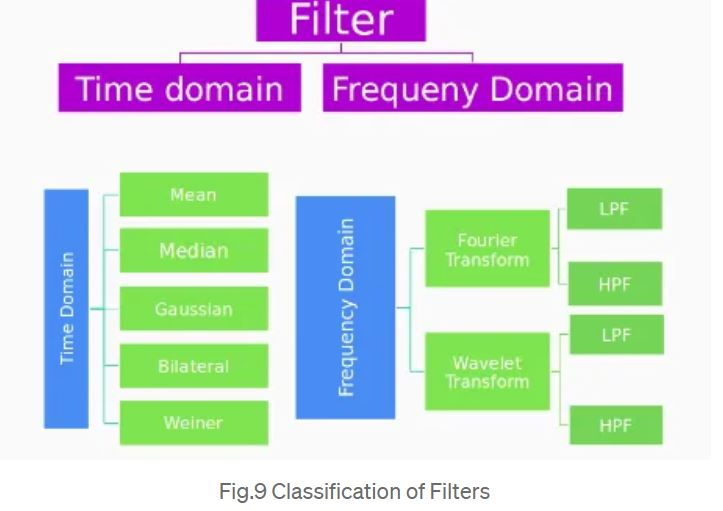
#> input picture filters.JPG, 723 x 511 px, given in place of the camera
$ python 00_video_histogram.py
#> lines starting #> are read from the running program, lines starting #| are printed output that depends on the picture
import cv2
import numpy as np
from timeit import default_timer as timer
from cap_from_youtube import cap_from_youtube


def calculateHistogram(bgr_plnes):

    b_hist = cv2.calcHist(bgr_planes, [0], None, [256], (0,256), accumulate=False)
    g_hist = cv2.calcHist(bgr_planes, [1], None, [256], (0,256), accumulate=False)
    r_hist = cv2.calcHist(bgr_planes, [2], None, [256], (0,256), accumulate=False)

    cv2.normalize(b_hist, b_hist, alpha=0, beta=360, norm_type=cv2.NORM_MINMAX)
    cv2.normalize(g_hist, g_hist, alpha=0, beta=360, norm_type=cv2.NORM_MINMAX)
    cv2.normalize(r_hist, r_hist, alpha=0, beta=360, norm_type=cv2.NORM_MINMAX)

    # test for git bash setup
    return [b_hist, g_hist, r_hist]

def drawHistogram(bgr_hist):

    histSize = 256
    hist_w = 640
    hist_h = 360
    bin_w = int(round( hist_w/histSize ))

    histImage_blue  = np.zeros((hist_h, hist_w, 3), dtype=np.uint8)
    histImage_green = np.zeros((hist_h, hist_w, 3), dtype=np.uint8)
    histImage_red   = np.zeros((hist_h, hist_w, 3), dtype=np.uint8)

    b_hist = bgr_hist[0]
    g_hist = bgr_hist[1]
    r_hist = bgr_hist[2]


    for i in range(1, histSize):
        cv2.line(histImage_blue, ( bin_w*(i-1), hist_h - int(b_hist[i-1]) ),
                 ( bin_w*(i), hist_h - int(b_hist[i]) ), ( 255, 0, 0), thickness=2)

        cv2.line(histImage_green, ( bin_w*(i-1), hist_h - int(g_hist[i-1]) ),
                 ( bin_w*(i), hist_h - int(g_hist[i]) ), ( 0, 255, 0), thickness=2)

        cv2.line(histImage_red, ( bin_w*(i-1), hist_h - int(r_hist[i-1]) ),
                 ( bin_w*(i), hist_h - int(r_hist[i]) ), ( 0, 0, 255), thickness=2)

    return [histImage_blue, histImage_green, histImage_red]

def drawFinal(bgr_planes, outImgHist):

    blueOrigFrame  = cv2.cvtColor(bgr_planes[0], cv2.COLOR_GRAY2BGR)
    greenOrigFrame = cv2.cvtColor(bgr_planes[1], cv2.COLOR_GRAY2BGR)
    redOrigFrame   = cv2.cvtColor(bgr_planes[2], cv2.COLOR_GRAY2BGR)

    blueOut  = cv2.addWeighted(blueOrigFrame, 0.8, outImgHist[0], 0.8, 0)
    greenOut = cv2.addWeighted(greenOrigFrame, 0.8, outImgHist[1], 0.8, 0)
    redOut   = cv2.addWeighted(redOrigFrame, 0.8, outImgHist[2], 0.8, 0)

    frameOrig = cv2.merge(bgr_planes)

    horconcat_1 = cv2.hconcat([frameOrig, blueOut])
    horconcat_2 = cv2.hconcat([greenOut, redOut])
    finalImage = cv2.vconcat([horconcat_1, horconcat_2])

    cv2.line(finalImage, (640,0), (640,719), (0,255,255), 2)
    cv2.line(finalImage, (0,360), (1279,360), (0,255,255), 2)

    return finalImage


youtube_url = 'https://www.youtube.com/watch?v=LT-oNf3A7IU'
#cap = cap_from_youtube(youtube_url)
cap = cv2.VideoCapture(0)

while True:

    start = timer()

    ret, frame = cap.read()
#> frame is the input picture: shape (511, 723, 3); mean B, G, R 215.3, 215.9, 206
    frame = cv2.resize(frame, (640, 360))
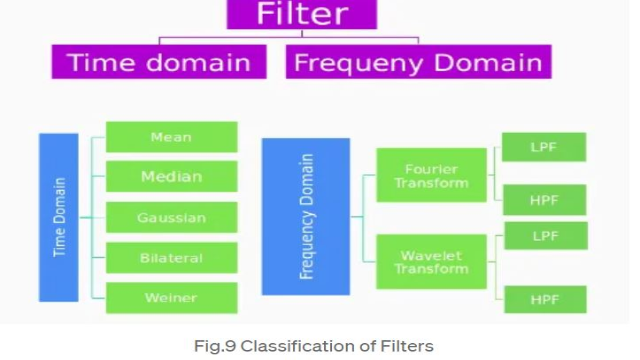
#> frame: shape (360, 640, 3); mean B, G, R 215.2, 215.8, 205.9
    #frame = cv2.cvtColor(frame, cv2.COLOR_BGR2HSV_FULL)

    if not ret:
        print("Error in reading video")
        continue

    bgr_planes = list(cv2.split(frame))
#> bgr_planes = 3 items

    bgr_hist = calculateHistogram(bgr_planes)
#> in calculateHistogram, `b_hist = cv2.calcHist(bgr_planes, [0], None, [256], (0,256), accumulat..`: b_hist = 256 values, max 66121 at index 250, min 0 at index 0, mean 900
#> in calculateHistogram, `g_hist = cv2.calcHist(bgr_planes, [1], None, [256], (0,256), accumulat..`: g_hist = 256 values, max 73135 at index 250, min 11 at index 99, mean 900
#> in calculateHistogram, `r_hist = cv2.calcHist(bgr_planes, [2], None, [256], (0,256), accumulat..`: r_hist = 256 values, max 70124 at index 250, min 0 at index 0, mean 900
#> bgr_hist = 3 items
    outImgHist = drawHistogram(bgr_hist)
#> in drawHistogram, `b_hist = bgr_hist[0]`: b_hist = 256 values, max 360 at index 250, min 0 at index 0, mean 4.9
#> in drawHistogram, `g_hist = bgr_hist[1]`: g_hist = 256 values, max 360 at index 250, min -1.86e-09 at index 99, mean 4.38
#> in drawHistogram, `r_hist = bgr_hist[2]`: r_hist = 256 values, max 360 at index 250, min 0 at index 0, mean 4.62
#> after the loop in drawHistogram, `for i in range(1, histSize):`:
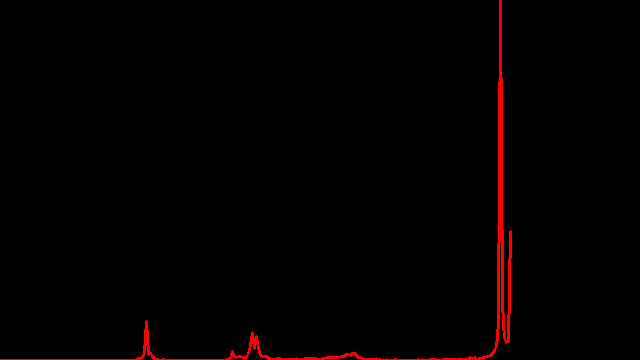
#> histImage_red: shape (360, 640, 3); mean of channels 0, 1, 2 0, 0, 3.6; drawn as B, G, R
#> outImgHist = 3 items
    outputImg = drawFinal(bgr_planes, outImgHist)
#> in drawFinal, `greenOut = cv2.addWeighted(greenOrigFrame, 0.8, outImgHist[1], 0.8, 0)`:
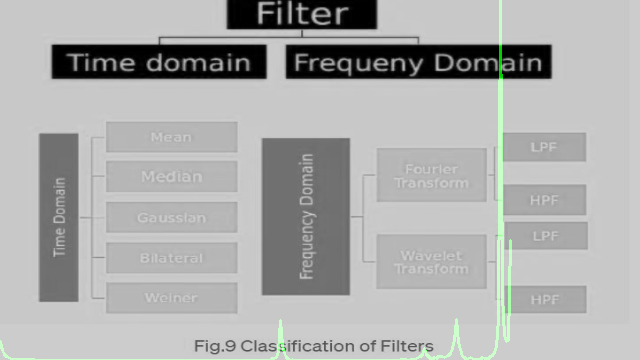
#> greenOut: shape (360, 640, 3); mean B, G, R 172.7, 173.5, 172.7
#> in drawFinal, `redOut   = cv2.addWeighted(redOrigFrame, 0.8, outImgHist[2], 0.8, 0)`:
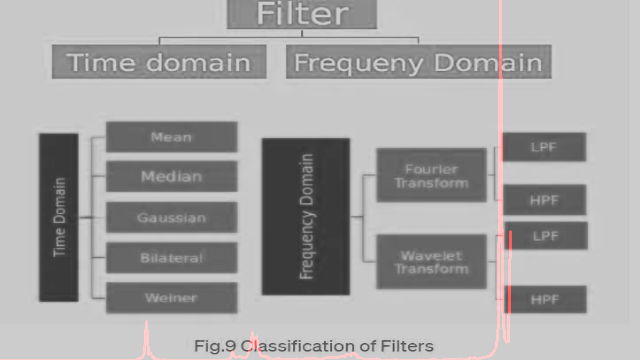
#> redOut: shape (360, 640, 3); mean B, G, R 164.7, 164.7, 165.6
#> in drawFinal, `horconcat_1 = cv2.hconcat([frameOrig, blueOut])`:
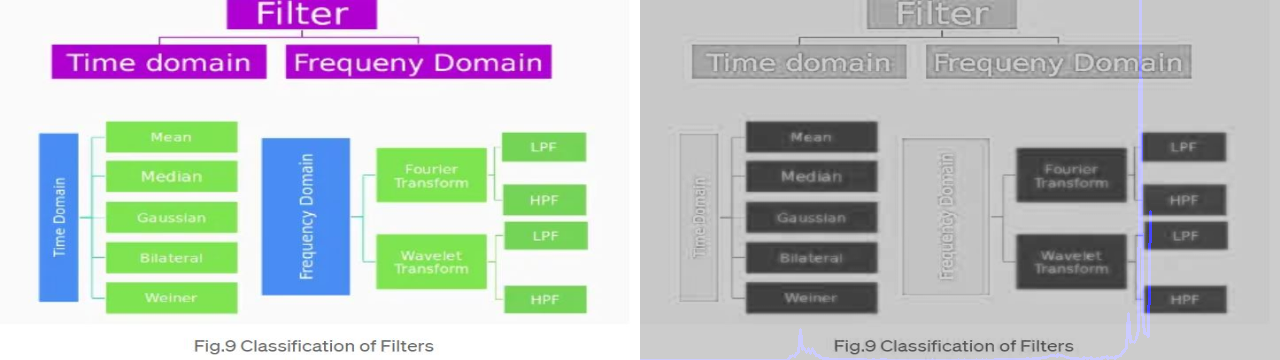
#> horconcat_1: shape (360, 1280, 3); mean of channels 0, 1, 2 194.1, 194, 189; drawn as B, G, R
#> in drawFinal, `horconcat_2 = cv2.hconcat([greenOut, redOut])`:
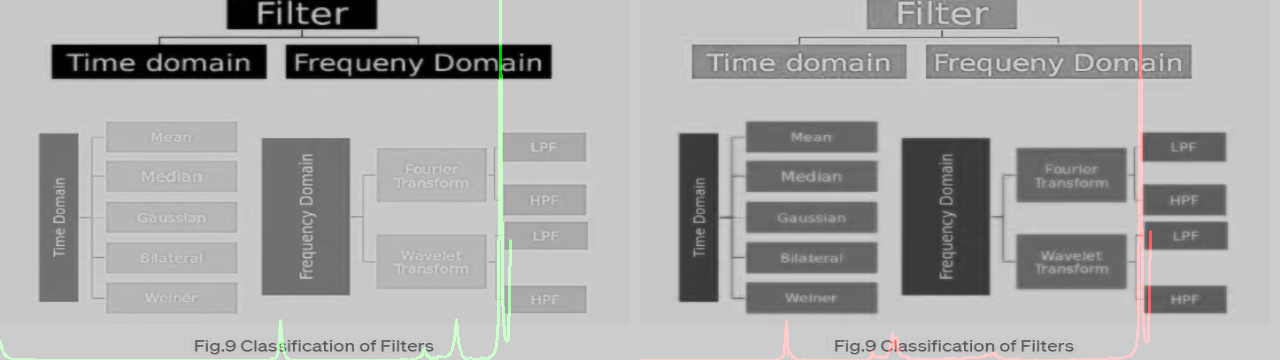
#> horconcat_2: shape (360, 1280, 3); mean B, G, R 168.7, 169.1, 169.2
#> in drawFinal, `cv2.line(finalImage, (0,360), (1279,360), (0,255,255), 2)`:
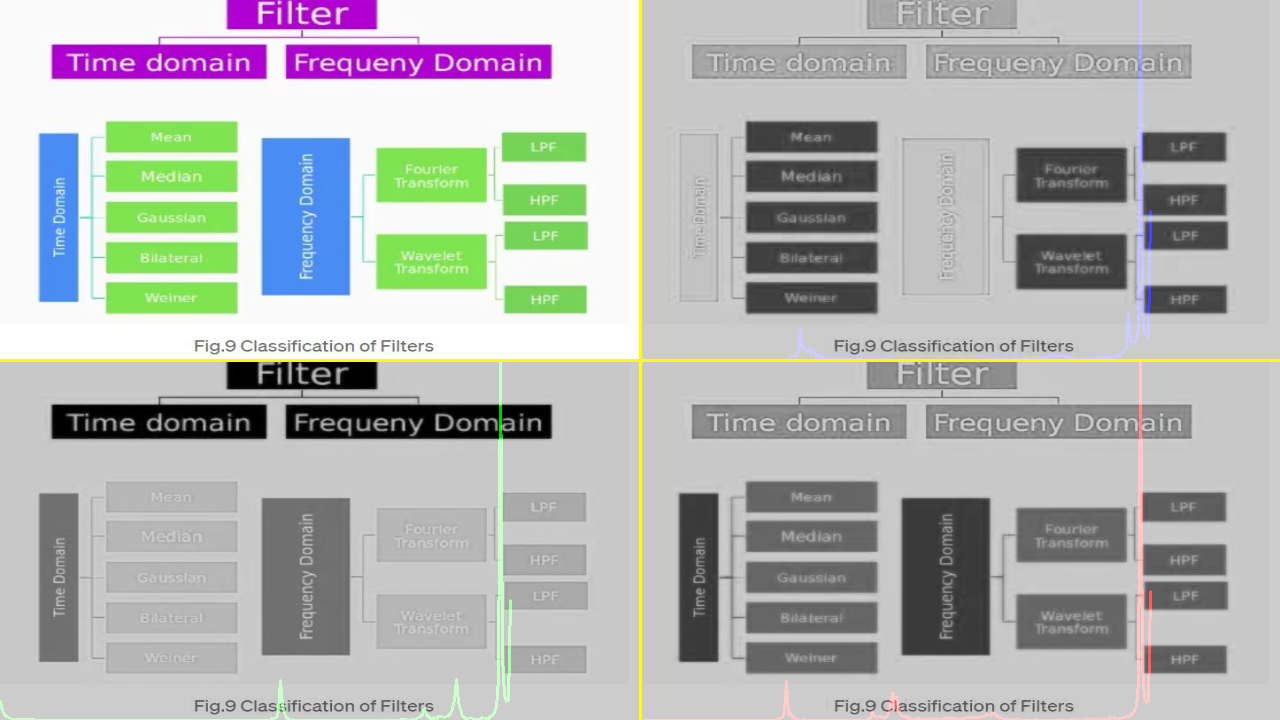
#> finalImage: shape (720, 1280, 3); mean of channels 0, 1, 2 180.1, 181.9, 179.5; drawn as B, G, R

    end = timer()

    cv2.imshow("Output", outputImg)
    key = cv2.waitKey(1)
#> (key q is pressed here)

    if key == ord('q'):
        break

    if key == ord('p'):
        cv2.waitKey()
